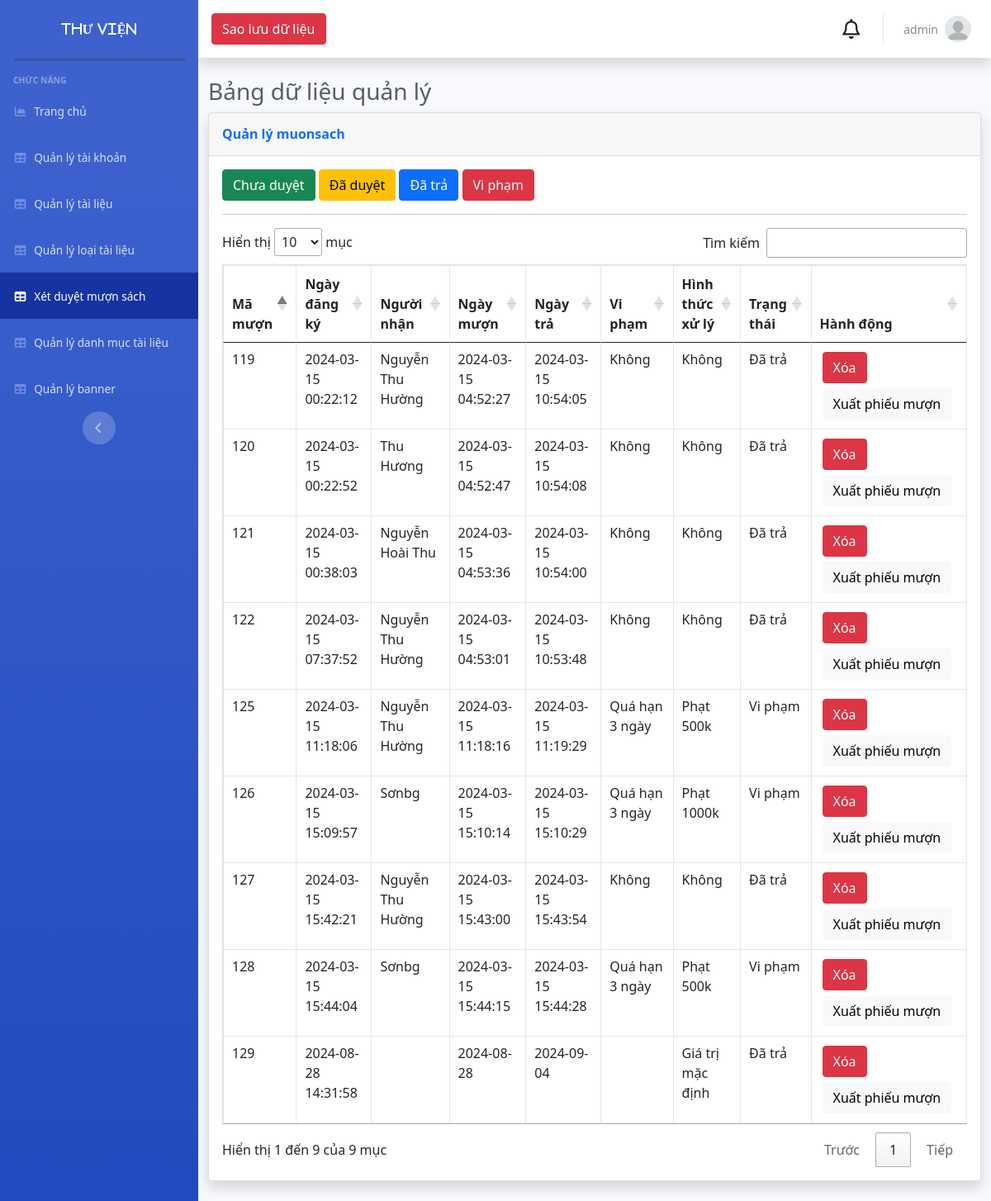
Page /Admin/index.php?mod=muonsach (signed in) on the committed database.
### tables this page shows
CREATE TABLE `muonsach` (
  `MaHD` int NOT NULL,
  `MaND` int NOT NULL,
  `NgayLap` datetime NOT NULL,
  `NguoiChoMuon` varchar(50) DEFAULT NULL,
  `NgayMuon` varchar(20) NOT NULL,
  `NgayTra` varchar(100) NOT NULL,
  `ViPham` varchar(255) DEFAULT NULL,
  `HinhThucXuLy` varchar(255) DEFAULT 'Giá trị mặc định',
  `TrangThai` varchar(255) DEFAULT '2'
);

### Admin/MVC/controllers/MuonSachController.php (called while the page is built, shortened)
<?php
class MuonSachController
{
    var $hoadon_model;
    public function __construct()
    {
        $this->hoadon_model = new Hoadon();
    }
    function list()
    {
        if (isset($_GET['id'])) {
            $id = $_GET['id'];
            if ($id > 4) {
                $id = 0;
            }
            $data = $this->hoadon_model->trangthai($id);
        } else {
            $data = $this->hoadon_model->All();
        }
        require_once("MVC/Views/Admin/index.php");
    }
}

### Admin/MVC/Models/connection.php (called while the page is built, shortened)
<?php
class Connection
{
    function __construct()
    {
        $severname = "localhost";
        $username = "root";
        $password = "";
        $db_name = "thuvien";
        $this->conn = new mysqli($severname, $username, $password, $db_name);
    }
}

### Admin/MVC/Models/model.php (called while the page is built, shortened)
<?php
require_once("connection.php");
class Model
{
    var $table;
    var $contens;
    function __construct()
    {
        $conn_obj = new Connection();
        $this->conn = $conn_obj->conn;
    }
    function All()
    {
        $query = "select * from $this->table ORDER BY $this->contens DESC ";
        require("result.php");
        return $data;
    }
}

### Admin/MVC/Models/result.php (called while the page is built)
<?php
$result = $this->conn->query($query);
$data = array();
while ($row = $result->fetch_assoc()) {
    $data[] = $row;
}
?>

### Admin/MVC/Views/muonsach/list.php (the view, shortened to what this page needs)
<a href="?mod=muonsach&id=0" type="button" class="btn btn-success">Chưa duyệt</a>
<a href="?mod=muonsach&id=1" type="button" class="btn btn-warning">Đã duyệt</a>
<a href="?mod=muonsach&id=2" type="button" class="btn btn-primary">Đã trả</a>
<a href="?mod=muonsach&id=3" type="button" class="btn btn-danger">Vi phạm</a>
<hr>
<table class="table table-bordered" id="dataTable" width="100%" cellspacing="0">
  <thead>
    <tr>
      <th scope="col">Mã mượn</th>
      <th scope="col">Ngày đăng ký</th>
      <th scope="col">Người nhận</th>
      <th scope="col">Ngày mượn</th>
      <th scope="col">Ngày trả</th>
      <th scope="col">Vi phạm</th>
      <th scope="col">Hình thức xử lý</th>
      <th scope="col">Trạng thái</th>
      <th>Hành động</th>
    </tr>
  </thead>
  <tbody>
    <?php
    foreach ($data as $row) { ?>
      <tr>
        <td><?= $row['MaHD'] ?></td>
        <td><?= $row['NgayLap'] ?></td>
        <td><?= $row['NguoiChoMuon'] ?></td>
        <td><?= $row['NgayMuon'] ?></td>
        <td><?= $row['NgayTra'] ?></td>
        <td><?= $row['ViPham'] ?></td>
        <td><?= $row['HinhThucXuLy'] ?></td>
        <td><?php if ($row['TrangThai'] == 0) {
              echo 'Chưa xét duyệt';
            } else if ($row['TrangThai'] == 1) {
              echo 'Đang mượn';
            } else if ($row['TrangThai'] == 2) {
              echo 'Đã trả';
            } else if ($row['TrangThai'] == 3) {
              echo 'Vi phạm';
            } else {
              echo "Mượn sách bị huỷ do: " . $row['lyDoHuy'];
            }
            ?></td>
        <td>
          <?php
          if ((isset($_SESSION['isLogin_Admin']) && $_SESSION['isLogin_Admin']) ||  (isset($_SESSION['isLogin_AdminTong']) && $_SESSION['isLogin_AdminTong'])) {
          ?>
            <a style="    margin: 3px;" href="?mod=muonsach&act=delete&id=<?= $row['MaHD'] ?>" onclick="return confirm('Bạn có thật sự muốn xóa ?');" type="button" class="btn btn-danger">Xóa</a>
          <?php
          }
          ?>
          <a style="    margin: 3px;" target="_blank" href="?mod=muonsach&act=xuat&id=<?= $row['MaHD'] ?>" class="btn btn-light">Xuất phiếu mượn</a>
        </td>
      </tr>
    <?php
    } ?>
</table>
<link rel="stylesheet" href="//cdn.datatables.net/1.11.2/css/jquery.dataTables.min.css">

### rows in the picture
muonsach: MaHD "129", NgayLap "2024-08-28 14:31:58", NgayMuon "2024-08-28", NgayTra "2024-09-04", HinhThucXuLy "Giá trị mặc định", TrangThai "Đã trả"
muonsach: MaHD "128", NgayLap "2024-03-15 15:44:04", NguoiChoMuon "Sơnbg", NgayMuon "2024-03-15 15:44:15", NgayTra "2024-03-15 15:44:28", ViPham "Quá hạn 3 ngày", HinhThucXuLy "Phạt 500k", TrangThai "Vi phạm"
muonsach: MaHD "127", NgayLap "2024-03-15 15:42:21", NguoiChoMuon "Nguyễn Thu Hường", NgayMuon "2024-03-15 15:43:00", NgayTra "2024-03-15 15:43:54", ViPham "Không", HinhThucXuLy "Không", TrangThai "Đã trả"
muonsach: MaHD "126", NgayLap "2024-03-15 15:09:57", NguoiChoMuon "Sơnbg", NgayMuon "2024-03-15 15:10:14", NgayTra "2024-03-15 15:10:29", ViPham "Quá hạn 3 ngày", HinhThucXuLy "Phạt 1000k", TrangThai "Vi phạm"
muonsach: MaHD "125", NgayLap "2024-03-15 11:18:06", NguoiChoMuon "Nguyễn Thu Hường", NgayMuon "2024-03-15 11:18:16", NgayTra "2024-03-15 11:19:29", ViPham "Quá hạn 3 ngày", HinhThucXuLy "Phạt 500k", TrangThai "Vi phạm"
muonsach: MaHD "122", NgayLap "2024-03-15 07:37:52", NguoiChoMuon "Nguyễn Thu Hường", NgayMuon "2024-03-15 04:53:01", NgayTra "2024-03-15 10:53:48", ViPham "Không", HinhThucXuLy "Không", TrangThai "Đã trả"
muonsach: MaHD "121", NgayLap "2024-03-15 00:38:03", NguoiChoMuon "Nguyễn Hoài Thu", NgayMuon "2024-03-15 04:53:36", NgayTra "2024-03-15 10:54:00", ViPham "Không", HinhThucXuLy "Không", TrangThai "Đã trả"
muonsach: MaHD "120", NgayLap "2024-03-15 00:22:52", NguoiChoMuon "Thu Hương", NgayMuon "2024-03-15 04:52:47", NgayTra "2024-03-15 10:54:08", ViPham "Không", HinhThucXuLy "Không", TrangThai "Đã trả"
muonsach: MaHD "119", NgayLap "2024-03-15 00:22:12", NguoiChoMuon "Nguyễn Thu Hường", NgayMuon "2024-03-15 04:52:27", NgayTra "2024-03-15 10:54:05", ViPham "Không", HinhThucXuLy "Không", TrangThai "Đã trả"

### other values in the picture
$_SESSION['login']['TaiKhoan'] "admin"
$mod "muonsach"
